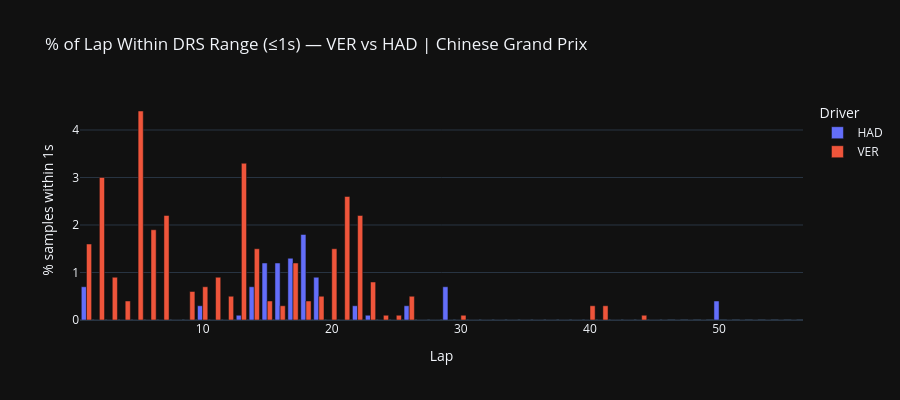

The notebook cell saved with this chart:
### Code cell
# ── 5.2 Laps spent within DRS range — full race ───────────────────────────────
# For each lap, what % of samples was the driver within 1s of the car ahead?
# High % = in a DRS train or pressuring for an overtake.
drs_range = con.execute(f"""
    SELECT
        abbreviation,
        lap_number,
        ROUND(
            100.0 * SUM(CASE
                WHEN distance_to_driver_ahead > 0
                 AND distance_to_driver_ahead <= 1.0 THEN 1
                ELSE 0
            END) / COUNT(*),
            1
        ) AS pct_within_drs_range
    FROM staging.stg_fastf1_telemetry
    WHERE season      = {SEASON}
      AND round       = {ROUND}
      AND abbreviation IN ('{DRIVER_A}', '{DRIVER_B}')
    GROUP BY abbreviation, lap_number
    ORDER BY abbreviation, lap_number
""").df()

fig = px.bar(
    drs_range,
    x="lap_number",
    y="pct_within_drs_range",
    color="abbreviation",
    barmode="group",
    title=f"% of Lap Within DRS Range (≤1s) — {DRIVER_A} vs {DRIVER_B} | {round_name}",
    labels={
        "lap_number": "Lap",
        "pct_within_drs_range": "% samples within 1s",
        "abbreviation": "Driver",
    },
    template=PLOTLY_TEMPLATE,
)
fig.update_layout(height=400)
fig.show()

### Figure 1 — Plotly figure (JSON) as saved in the notebook; plotly's stock layout.template omitted (floating-point values rounded to 4 significant figures)
{"data": [{"alignmentgroup": "True", "hovertemplate": "Driver=HAD<br>Lap=%{x}<br>% samples within 1s=%{y}<extra></extra>", "legendgroup": "HAD", "marker": {"color": "#636efa", "pattern": {"shape": ""}}, "name": "HAD", "offsetgroup": "HAD", "orientation": "v", "showlegend": true, "textposition": "auto", "type": "bar", "x": [1, 2, 3, 4, 5, 6, 7, 8, 9, 10, 11, 12, 13, 14, 15, 16, 17, 18, 19, 20, 21, 22, 23, 24, 25, 26, 27, 28, 29, 30, 31, 32, 33, 34, 35, 36, 37, 38, 39, 40, 41, 42, 43, 44, 45, 46, 47, 48, 49, 50, 51, 52, 53, 54, 55, 56], "xaxis": "x", "y": [0.7, 0.0, 0.0, 0.0, 0.0, 0.0, 0.0, 0.0, 0.0, 0.3, 0.0, 0.0, 0.1, 0.7, 1.2, 1.2, 1.3, 1.8, 0.9, 0.0, 0.0, 0.3, 0.1, 0.0, 0.0, 0.3, 0.0, 0.0, 0.7, 0.0, 0.0, 0.0, 0.0, 0.0, 0.0, 0.0, 0.0, 0.0, 0.0, 0.0, 0.0, 0.0, 0.0, 0.0, 0.0, 0.0, 0.0, 0.0, 0.0, 0.4, 0.0, 0.0, 0.0, 0.0, 0.0, 0.0], "yaxis": "y"}, {"alignmentgroup": "True", "hovertemplate": "Driver=VER<br>Lap=%{x}<br>% samples within 1s=%{y}<extra></extra>", "legendgroup": "VER", "marker": {"color": "#EF553B", "pattern": {"shape": ""}}, "name": "VER", "offsetgroup": "VER", "orientation": "v", "showlegend": true, "textposition": "auto", "type": "bar", "x": [1, 2, 3, 4, 5, 6, 7, 8, 9, 10, 11, 12, 13, 14, 15, 16, 17, 18, 19, 20, 21, 22, 23, 24, 25, 26, 27, 28, 29, 30, 31, 32, 33, 34, 35, 36, 37, 38, 39, 40, 41, 42, 43, 44, 45], "xaxis": "x", "y": [1.6, 3.0, 0.9, 0.4, 4.4, 1.9, 2.2, 0.0, 0.6, 0.7, 0.9, 0.5, 3.3, 1.5, 0.4, 0.3, 1.2, 0.4, 0.5, 1.5, 2.6, 2.2, 0.8, 0.1, 0.1, 0.5, 0.0, 0.0, 0.0, 0.1, 0.0, 0.0, 0.0, 0.0, 0.0, 0.0, 0.0, 0.0, 0.0, 0.3, 0.3, 0.0, 0.0, 0.1, 0.0], "yaxis": "y"}], "layout": {"barmode": "group", "height": 400, "legend": {"title": {"text": "Driver"}, "tracegroupgap": 0}, "title": {"text": "% of Lap Within DRS Range (≤1s) — VER vs HAD | Chinese Grand Prix"}, "xaxis": {"anchor": "y", "domain": [0, 1], "title": {"text": "Lap"}}, "yaxis": {"anchor": "x", "domain": [0, 1], "title": {"text": "% samples within 1s"}}}}
